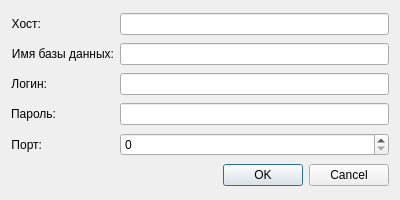
<?xml version="1.0" encoding="UTF-8"?>
<ui version="4.0">
 <class>DbData</class>
 <widget class="QDialog" name="DbData">
  <property name="geometry">
   <rect>
    <x>0</x>
    <y>0</y>
    <width>400</width>
    <height>200</height>
   </rect>
  </property>
  <property name="windowTitle">
   <string>Dialog</string>
  </property>
  <layout class="QGridLayout" name="gridLayout">
   <item row="0" column="0">
    <widget class="QLabel" name="lb_host">
     <property name="sizePolicy">
      <sizepolicy hsizetype="Fixed" vsizetype="Minimum">
       <horstretch>35</horstretch>
       <verstretch>0</verstretch>
      </sizepolicy>
     </property>
     <property name="text">
      <string>Хост:</string>
     </property>
     <property name="alignment">
      <set>Qt::AlignRight|Qt::AlignTrailing|Qt::AlignVCenter</set>
     </property>
    </widget>
   </item>
   <item row="0" column="1">
    <widget class="QLineEdit" name="le_host">
     <property name="sizePolicy">
      <sizepolicy hsizetype="Minimum" vsizetype="Fixed">
       <horstretch>0</horstretch>
       <verstretch>0</verstretch>
      </sizepolicy>
     </property>
    </widget>
   </item>
   <item row="1" column="0">
    <widget class="QLabel" name="lb_dbName">
     <property name="sizePolicy">
      <sizepolicy hsizetype="Maximum" vsizetype="Preferred">
       <horstretch>0</horstretch>
       <verstretch>0</verstretch>
      </sizepolicy>
     </property>
     <property name="text">
      <string>Имя базы данных:</string>
     </property>
     <property name="alignment">
      <set>Qt::AlignRight|Qt::AlignTrailing|Qt::AlignVCenter</set>
     </property>
    </widget>
   </item>
   <item row="1" column="1">
    <widget class="QLineEdit" name="le_dbName">
     <property name="sizePolicy">
      <sizepolicy hsizetype="Preferred" vsizetype="Fixed">
       <horstretch>0</horstretch>
       <verstretch>0</verstretch>
      </sizepolicy>
     </property>
    </widget>
   </item>
   <item row="2" column="0">
    <widget class="QLabel" name="lb_login">
     <property name="sizePolicy">
      <sizepolicy hsizetype="Maximum" vsizetype="Preferred">
       <horstretch>0</horstretch>
       <verstretch>0</verstretch>
      </sizepolicy>
     </property>
     <property name="text">
      <string>Логин:</string>
     </property>
     <property name="alignment">
      <set>Qt::AlignRight|Qt::AlignTrailing|Qt::AlignVCenter</set>
     </property>
    </widget>
   </item>
   <item row="2" column="1">
    <widget class="QLineEdit" name="le_login">
     <property name="sizePolicy">
      <sizepolicy hsizetype="Preferred" vsizetype="Fixed">
       <horstretch>0</horstretch>
       <verstretch>0</verstretch>
      </sizepolicy>
     </property>
    </widget>
   </item>
   <item row="3" column="0">
    <widget class="QLabel" name="lb_pass">
     <property name="sizePolicy">
      <sizepolicy hsizetype="Maximum" vsizetype="Preferred">
       <horstretch>0</horstretch>
       <verstretch>0</verstretch>
      </sizepolicy>
     </property>
     <property name="text">
      <string>Пароль:</string>
     </property>
     <property name="alignment">
      <set>Qt::AlignRight|Qt::AlignTrailing|Qt::AlignVCenter</set>
     </property>
    </widget>
   </item>
   <item row="3" column="1">
    <widget class="QLineEdit" name="le_pass">
     <property name="sizePolicy">
      <sizepolicy hsizetype="Preferred" vsizetype="Fixed">
       <horstretch>0</horstretch>
       <verstretch>0</verstretch>
      </sizepolicy>
     </property>
    </widget>
   </item>
   <item row="4" column="0">
    <widget class="QLabel" name="lb_port">
     <property name="sizePolicy">
      <sizepolicy hsizetype="Maximum" vsizetype="Preferred">
       <horstretch>0</horstretch>
       <verstretch>0</verstretch>
      </sizepolicy>
     </property>
     <property name="text">
      <string>Порт:</string>
     </property>
     <property name="alignment">
      <set>Qt::AlignRight|Qt::AlignTrailing|Qt::AlignVCenter</set>
     </property>
    </widget>
   </item>
   <item row="4" column="1">
    <widget class="QSpinBox" name="spB_port">
     <property name="sizePolicy">
      <sizepolicy hsizetype="Preferred" vsizetype="Fixed">
       <horstretch>0</horstretch>
       <verstretch>0</verstretch>
      </sizepolicy>
     </property>
     <property name="maximum">
      <number>65535</number>
     </property>
    </widget>
   </item>
   <item row="5" column="0" colspan="2">
    <widget class="QDialogButtonBox" name="buttonBox">
     <property name="orientation">
      <enum>Qt::Horizontal</enum>
     </property>
     <property name="standardButtons">
      <set>QDialogButtonBox::Cancel|QDialogButtonBox::Ok</set>
     </property>
    </widget>
   </item>
  </layout>
 </widget>
 <resources/>
 <connections>
  <connection>
   <sender>buttonBox</sender>
   <signal>accepted()</signal>
   <receiver>DbData</receiver>
   <slot>accept()</slot>
   <hints>
    <hint type="sourcelabel">
     <x>248</x>
     <y>254</y>
    </hint>
    <hint type="destinationlabel">
     <x>157</x>
     <y>274</y>
    </hint>
   </hints>
  </connection>
  <connection>
   <sender>buttonBox</sender>
   <signal>rejected()</signal>
   <receiver>DbData</receiver>
   <slot>reject()</slot>
   <hints>
    <hint type="sourcelabel">
     <x>316</x>
     <y>260</y>
    </hint>
    <hint type="destinationlabel">
     <x>286</x>
     <y>274</y>
    </hint>
   </hints>
  </connection>
 </connections>
</ui>
